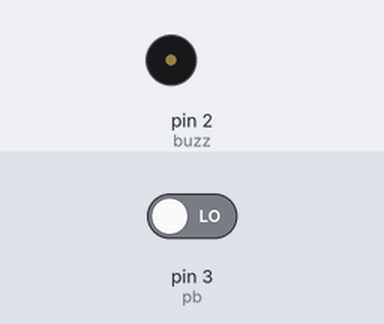
Simulated run of this sketch. Board: Arduino Uno, built with avr-gcc and run on an emulated ATmega328P. Shown: buzzer (waves = sounding). Inputs (shaded band) come from the test bench; at power-on: pin 3 (pb) LOW.

Above: at 1.2 s.
1.3 s: pin 3 (pb) driven HIGH
At 1.7 s:
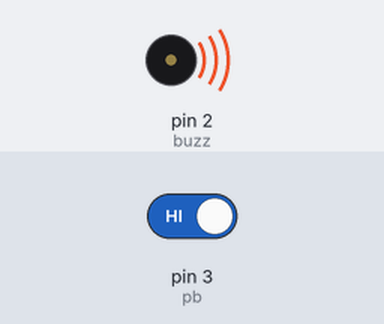
4.3 s: pin 3 (pb) driven LOW
At 4.7 s:
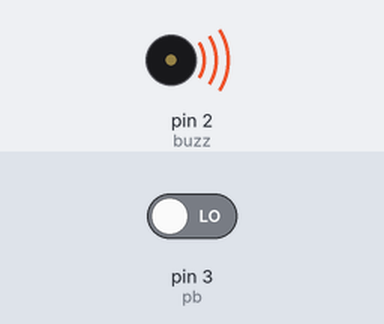
Timing chart, 0 to 7.3 s (numbered marks = the images above; inputs shaded):
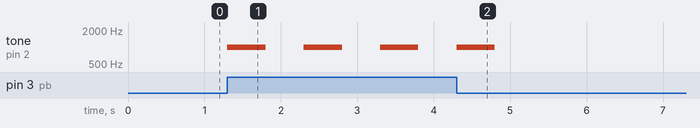

Measured:
- after the input at 1.3 s, tone on pin 2 (buzz): alternates 1000 Hz for 0.50 s and silent for 0.50 s, starting at once
- after the input at 4.3 s, tone on pin 2 (buzz): goes on until 4.8 s, then stays silent

The sketch:

Latihan_buzzer_2.ino
```cpp
const int pb   = 3;
const int buzz = 2;
int tombol     = 0;

void setup() {
  // put your setup code here, to run once:
  pinMode(2, OUTPUT);
  pinMode(3, INPUT);
}

void loop() {
  tombol = digitalRead(pb);
  if (tombol == HIGH) {
    for (int i = 0; i < 2; i++) {
      tone(buzz, 1000);
      delay(500);
      noTone(buzz);
      delay(500);
    }

  }
}
```
